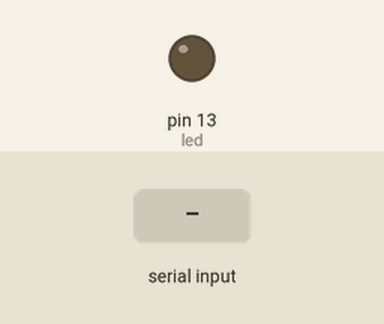
This sketch was run on a simulated Arduino Uno, built with avr-gcc and run on an emulated ATmega328P. Parts: output pins drawn as LEDs (lit = HIGH). The inputs (shaded band) are chosen by the test bench.

Above: at 1.2 s.
1.3 s: byte 30 received over Serial
At 1.7 s:
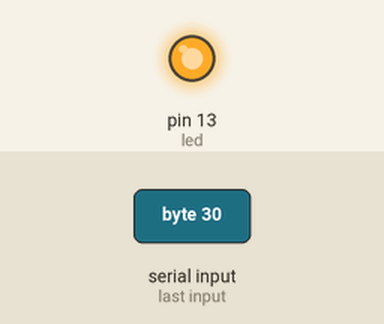
Timing chart, 0 to 4.3 s (numbered marks = the images above; inputs shaded):
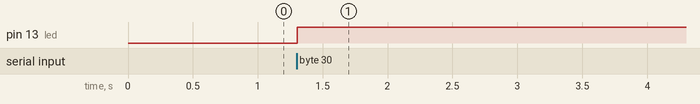

The sketch:

max_switch_LED.ino
```cpp
int data = 0;
int led = 13;

void setup() {
  pinMode(led, OUTPUT);
  Serial.begin(9600);
}

void loop() {
  if(Serial.available() > 0){
     data = Serial.read();
  }
  if(data > 0){
    digitalWrite(led, HIGH);
  }else{
    digitalWrite(led, LOW);
  }
  delay(5);
}
```

Measured:
- after the input at 1.3 s, pin 13 (led): LOW → HIGH at once
